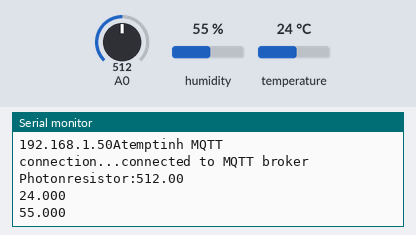
Simulated run of this sketch. Board: ESP8266 (NodeMCU). On the bench: the last lines printed to the serial monitor. The inputs (shaded band) are chosen by the test bench; at power-on: humidity 55 %, A0 = 512, temperature 24 °C. WiFi joins after 1.5 s; servers stay silent unless stated; no MQTT or app messages arrive unless stated.

Above: at 2.7 s.
2.8 s: humidity set to 22 %
4.7 s: A0 set to 716
At 4.7 s:
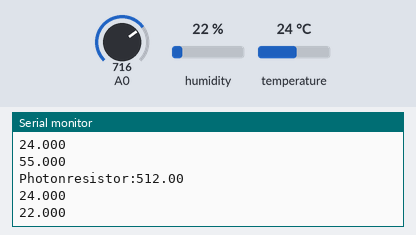
6.6 s: temperature set to 12 °C
At 8.2 s:
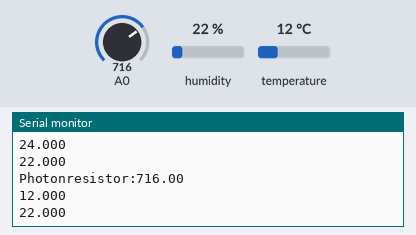
8.5 s: A0 set to 900
10.4 s: humidity set to 40 %
At 10.9 s:
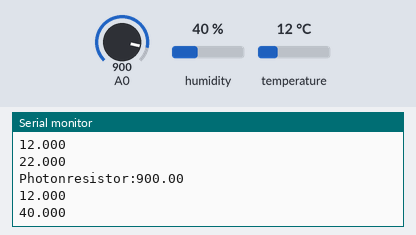
Timing chart, 0 to 13.3 s (numbered marks = the images above; inputs shaded):
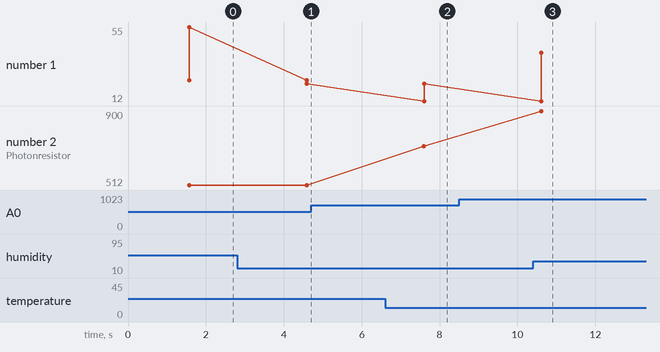

Measured:
- after the input at 6.6 s, the serial monitor: prints a new line after 1.0 s (image 2)
- after the input at 10.4 s, the serial monitor: prints a new line after 0.21 s (image 3)
- plotted number 1: 55 → 22 after the input at 2.8 s, 22 → 40 after the input at 10.4 s

The sketch:

node-mcu-to-ha-midroom-sensor.ino
```cpp
/**
  This is mid-room-node with sensor, place on Master Viet's desk:
    14-6: DHT22 on D5
          photonresistor on A0

          protocol: MQTT.
          topic: out_topic_photon, out_topic_temperature, out_topic_humidity

    16-6: relay for desk lamp on D0
          topic: out_topic_photon

    22-6: dht22 on D5
    using new photon resisor

    29-6: gonna add  intopics:


*/

#include <DHT.h>
#include <DHT_U.h>
#include <ESP8266WiFi.h>
#include <PubSubClient.h>

#define DHTPIN D5
#define DHTTYPE DHT22

DHT dht(DHTPIN, DHTTYPE, 15);

const char* ssid = "pi-hi-hi";
const char* pass = "123456789";

const char* mqtt_server = "172.24.1.1";
const char* out_topic_photon = "room/light-sensing-mid-room";
const char* out_topic_temperature = "room/temperature-sensing-mid-room";
const char* out_topic_humidity = "room/humidity-sensing-mid-room";
const char* clientID = "mid-room-node";

float temperature;
float humidity;
float photon;

WiFiClient espClient;
PubSubClient client(espClient);
char msg[50];

void setup_wifi() {
  delay(10);
  Serial.println();
  Serial.print("Connecting to");
  Serial.println(ssid);

  WiFi.begin(ssid, pass);

  while (WiFi.status() != WL_CONNECTED) {
    delay(500);
    Serial.print(".");
  }

  Serial.println();
  Serial.print("Connected to...");
  Serial.println(ssid);
  Serial.print(WiFi.localIP());
}

//this node just collecting environent info so doesn't need callback
void callback(char* topic, byte* payload, unsigned int length) {

}

void reconnect() {
  while (!client.connected()) {
    Serial.print("Atemptinh MQTT connection...");

    if (client.connect(clientID)) {
      Serial.println("connected to MQTT broker");
      client.publish(out_topic_photon, clientID);
    } else {
      Serial.print("failed, rc = ");
      Serial.println(client.state());
      Serial.println(" try again in 1 sec");
      delay(1000);
    }
  }
}

void publish_value() {

  //publish photon value
  dtostrf(photon, 2, 2, msg);
  Serial.print("Photonresistor:");
  Serial.println(msg);
  client.publish(out_topic_photon, msg);

  //convert F to C
  temperature = dht.convertFtoC(temperature);
  dtostrf(temperature,3,3,msg);
  client.publish(out_topic_temperature, msg);
  Serial.println(msg);

  //publish humidity value
  dtostrf(humidity, 3, 3, msg);
  client.publish(out_topic_humidity, msg);
  Serial.println(msg);
  delay(2000);
}

void setup() {
  Serial.begin(115200);
  setup_wifi();
  client.setServer(mqtt_server, 1883);
  pinMode(D5, INPUT);
}

void loop() {
  if (!client.connected()) {
    reconnect();
  }

  photon = analogRead(A0);
  temperature = dht.readTemperature(DHTPIN);
  humidity = dht.readHumidity(DHTPIN);

  publish_value();
  delay(1000);
//  client.loop();
}
```
